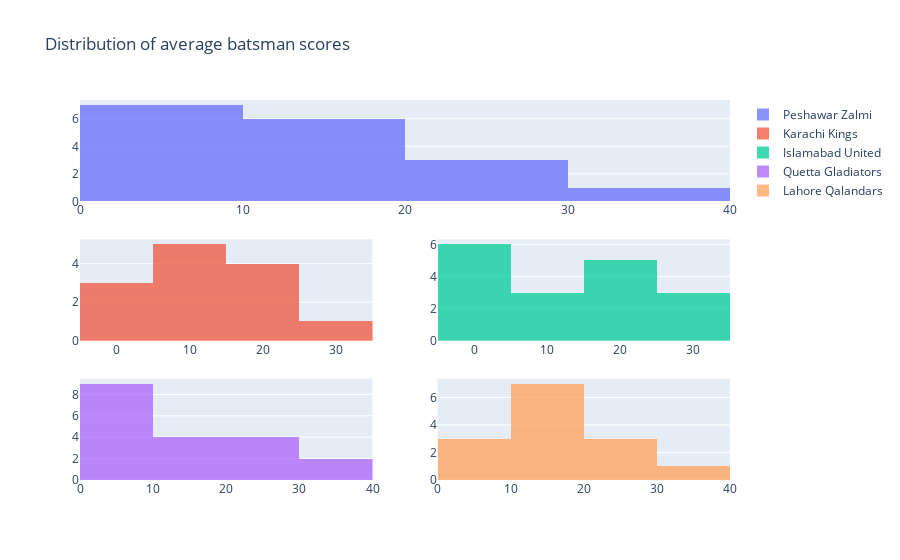

This figure's notebook cell:
### Code cell
# import plotly.graph_objects as go
# from plotly.subplots import make_subplots

# ##Batsman Histogram


# team_list = list(df_batAvg['Batting_team'].unique())

# trace0 = go.Histogram(x= df_batAvg.loc[df_batAvg['Batting_team'] == team_list[0], 'AvgRuns_match'], opacity = 0.75, name = team_list[0])
# trace1 = go.Histogram(x= df_batAvg.loc[df_batAvg['Batting_team'] == team_list[1], 'AvgRuns_match'], opacity = 0.75, name = team_list[1])
# trace2 = go.Histogram(x= df_batAvg.loc[df_batAvg['Batting_team'] == team_list[2], 'AvgRuns_match'], opacity = 0.75, name = team_list[2])
# trace3 = go.Histogram(x= df_batAvg.loc[df_batAvg['Batting_team'] == team_list[3], 'AvgRuns_match'], opacity = 0.75, name = team_list[3])
# trace4 = go.Histogram(x= df_batAvg.loc[df_batAvg['Batting_team'] == team_list[4], 'AvgRuns_match'], opacity = 0.75, name = team_list[4])

# fig4 = make_subplots(rows =3, cols = 2)
# fig4.append_trace(trace0,1,1)
# fig4.append_trace(trace1,2,1)
# fig4.append_trace(trace2,2,2)
# fig4.append_trace(trace3,3,1)
# fig4.append_trace(trace4,3,2)

# fig4.layout.title = dict(text = 'Distribution of average batsman scores')
# fig4.layout.xaxis = dict(tickmode = 'linear', dtick = 10)

# fig4.show()
# plotly.offline.plot(fig4, include_plotlyjs = False, output_type = 'div')

### Figure 1 — Plotly figure (JSON) as saved in the notebook; plotly's stock layout.template omitted (floating-point values rounded to 4 significant figures)
{"data": [{"name": "Peshawar Zalmi", "opacity": 0.75, "x": [32.09, 22.12, 29.17, 17, 22.67, 13.33, 18.8, 16.2, 13.5, 7, 10.33, 6.2, 6.5, 4.6, 5, 1, 1], "type": "histogram", "xaxis": "x", "yaxis": "y"}, {"name": "Karachi Kings", "opacity": 0.75, "x": [29.1, 21.5, 20.2, 22.33, 17.78, 11.9, 10.38, 6, 9.5, 4, 10, 2.5, 0], "type": "histogram", "xaxis": "x3", "yaxis": "y3"}, {"name": "Islamabad United", "opacity": 0.75, "x": [30.44, 19, 19.75, 15.44, 26.6, 33.5, 11, 11.5, 15.33, 15, 8.333, 0.5, 1, 1, 1, 0, 0], "type": "histogram", "xaxis": "x4", "yaxis": "y4"}, {"name": "Quetta Gladiators", "opacity": 0.75, "x": [31.88, 34.43, 26.44, 20.33, 24.5, 11.4, 13.33, 12.33, 6.5, 24, 5, 6, 12, 6, 3, 2, 0.5, 1, 0.5], "type": "histogram", "xaxis": "x5", "yaxis": "y5"}, {"name": "Lahore Qalandars", "opacity": 0.75, "x": [22.12, 34.6, 20.5, 18.57, 16.57, 13.29, 20.5, 10.57, 11.33, 12.5, 11.5, 1, 1, 1], "type": "histogram", "xaxis": "x6", "yaxis": "y6"}], "layout": {"xaxis": {"dtick": 10, "tickmode": "linear"}, "yaxis": {"anchor": "x", "domain": [0.7333, 1]}, "xaxis2": {"anchor": "y2", "domain": [0.55, 1]}, "yaxis2": {"anchor": "x2", "domain": [0.7333, 1]}, "xaxis3": {"anchor": "y3", "domain": [0, 0.45]}, "yaxis3": {"anchor": "x3", "domain": [0.3667, 0.6333]}, "xaxis4": {"anchor": "y4", "domain": [0.55, 1]}, "yaxis4": {"anchor": "x4", "domain": [0.3667, 0.6333]}, "xaxis5": {"anchor": "y5", "domain": [0, 0.45]}, "yaxis5": {"anchor": "x5", "domain": [0, 0.2667]}, "xaxis6": {"anchor": "y6", "domain": [0.55, 1]}, "yaxis6": {"anchor": "x6", "domain": [0, 0.2667]}, "title": {"text": "Distribution of average batsman scores"}}}
